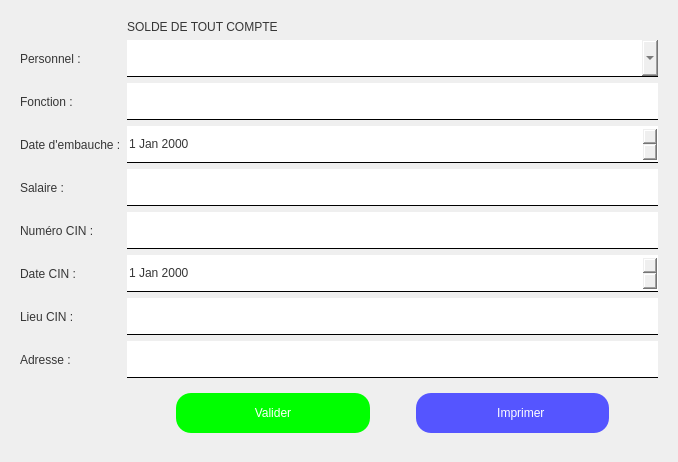
                 <widget class="QWidget" name="rh_fincontrat">
                  <attribute name="title">
                   <string>Fin de Contrat</string>
                  </attribute>
                  <layout class="QHBoxLayout" name="horizontalLayout_13">
                   <item>
                    <widget class="QWidget" name="rhCT1_2" native="true">
                     <property name="styleSheet">
                      <string notr="true">QLabel{
	font: 75 14pt &quot;Rockwell&quot;;
color:rgb(54, 54, 54);
}
QLineEdit, QComboBox{
	height: 36px;
	border:none;
	border-bottom: 1px solid black;
	font: 14pt &quot;Rockwell&quot;;
color:rgb(54, 54, 54);
}
QDateEdit{
	height: 36px;
	border:none;
	border-bottom: 1px solid black;
	font: 14pt &quot;Rockwell&quot;;
color:rgb(54, 54, 54);
}



</string>
                     </property>
                     <layout class="QGridLayout" name="gridLayout_6">
                      <item row="3" column="1">
                       <widget class="QDateEdit" name="ct_dateembauch_2"/>
                      </item>
                      <item row="1" column="0">
                       <widget class="QLabel" name="label_26">
                        <property name="text">
                         <string>Personnel :</string>
                        </property>
                       </widget>
                      </item>
                      <item row="4" column="0">
                       <widget class="QLabel" name="label_27">
                        <property name="text">
                         <string>Salaire :</string>
                        </property>
                       </widget>
                      </item>
                      <item row="9" column="1">
                       <widget class="QWidget" name="widget_16" native="true">
                        <property name="styleSheet">
                         <string notr="true"/>
                        </property>
                        <layout class="QHBoxLayout" name="horizontalLayout_7">
                         <item>
                          <spacer name="horizontalSpacer_14">
                           <property name="orientation">
                            <enum>Qt::Horizontal</enum>
                           </property>
                           <property name="sizeHint" stdset="0">
                            <size>
                             <width>40</width>
                             <height>20</height>
                            </size>
                           </property>
                          </spacer>
                         </item>
                         <item>
                          <widget class="QPushButton" name="ct_imprimer_2">
                           <property name="minimumSize">
                            <size>
                             <width>194</width>
                             <height>40</height>
                            </size>
                           </property>
                           <property name="maximumSize">
                            <size>
                             <width>197</width>
                             <height>40</height>
                            </size>
                           </property>
                           <property name="styleSheet">
                            <string notr="true">background:rgb(0, 255, 0);
font: 75 14pt &quot;Rockwell&quot;;
color:white;
border-radius:15px</string>
                           </property>
                           <property name="text">
                            <string>Valider</string>
                           </property>
                           <property name="iconSize">
                            <size>
                             <width>32</width>
                             <height>32</height>
                            </size>
                           </property>
                          </widget>
                         </item>
                         <item>
                          <spacer name="horizontalSpacer_15">
                           <property name="orientation">
                            <enum>Qt::Horizontal</enum>
                           </property>
                           <property name="sizeType">
                            <enum>QSizePolicy::Fixed</enum>
                           </property>
                           <property name="sizeHint" stdset="0">
                            <size>
                             <width>40</width>
                             <height>20</height>
                            </size>
                           </property>
                          </spacer>
                         </item>
                         <item>
                          <widget class="QPushButton" name="ct_valider_2">
                           <property name="minimumSize">
                            <size>
                             <width>193</width>
                             <height>40</height>
                            </size>
                           </property>
                           <property name="maximumSize">
                            <size>
                             <width>197</width>
                             <height>40</height>
                            </size>
                           </property>
                           <property name="styleSheet">
                            <string notr="true">background:rgb(85, 85, 255);
font: 75 14pt &quot;Rockwell&quot;;
color:white;
border-radius:15px;</string>
                           </property>
                           <property name="text">
                            <string>     Imprimer</string>
                           </property>
                           <property name="icon">
                            <iconset>
                             <normaloff>Images/Gestion du personnel/VST13133.png</normaloff>Images/Gestion du personnel/VST13133.png</iconset>
                           </property>
                           <property name="iconSize">
                            <size>
                             <width>32</width>
                             <height>32</height>
                            </size>
                           </property>
                          </widget>
                         </item>
                         <item>
                          <spacer name="horizontalSpacer_16">
                           <property name="orientation">
                            <enum>Qt::Horizontal</enum>
                           </property>
                           <property name="sizeHint" stdset="0">
                            <size>
                             <width>40</width>
                             <height>20</height>
                            </size>
                           </property>
                          </spacer>
                         </item>
                        </layout>
                       </widget>
                      </item>
                      <item row="5" column="1">
                       <widget class="QLineEdit" name="ct_numcin_2"/>
                      </item>
                      <item row="2" column="1">
                       <widget class="QLineEdit" name="ct_fonction_2">
                        <property name="text">
                         <string/>
                        </property>
                       </widget>
                      </item>
                      <item row="6" column="1">
                       <widget class="QDateEdit" name="ct_datecin_2"/>
                      </item>
                      <item row="8" column="0">
                       <widget class="QLabel" name="label_28">
                        <property name="text">
                         <string>Adresse :</string>
                        </property>
                       </widget>
                      </item>
                      <item row="5" column="0">
                       <widget class="QLabel" name="label_29">
                        <property name="text">
                         <string>Numéro CIN :</string>
                        </property>
                       </widget>
                      </item>
                      <item row="2" column="0">
                       <widget class="QLabel" name="label_30">
                        <property name="text">
                         <string>Fonction :</string>
                        </property>
                       </widget>
                      </item>
                      <item row="7" column="1">
                       <widget class="QLineEdit" name="ct_lieucin_2"/>
                      </item>
                      <item row="6" column="0">
                       <widget class="QLabel" name="label_31">
                        <property name="text">
                         <string>Date CIN :</string>
                        </property>
                       </widget>
                      </item>
                      <item row="7" column="0">
                       <widget class="QLabel" name="label_32">
                        <property name="text">
                         <string>Lieu CIN :</string>
                        </property>
                       </widget>
                      </item>
                      <item row="9" column="0">
                       <spacer name="verticalSpacer_8">
                        <property name="orientation">
                         <enum>Qt::Vertical</enum>
                        </property>
                        <property name="sizeHint" stdset="0">
                         <size>
                          <width>20</width>
                          <height>40</height>
                         </size>
                        </property>
                       </spacer>
                      </item>
                      <item row="3" column="0">
                       <widget class="QLabel" name="label_33">
                        <property name="text">
                         <string>Date d'embauche :</string>
                        </property>
                       </widget>
                      </item>
                      <item row="8" column="1">
                       <widget class="QLineEdit" name="ct_adresse_2"/>
                      </item>
                      <item row="4" column="1">
                       <widget class="QLineEdit" name="ct_salaire_2"/>
                      </item>
                      <item row="0" column="1">
                       <widget class="QLabel" name="label_34">
                        <property name="text">
                         <string>SOLDE DE TOUT COMPTE</string>
                        </property>
                       </widget>
                      </item>
                      <item row="1" column="1">
                       <widget class="QComboBox" name="comboBox_5"/>
                      </item>
                     </layout>
                    </widget>
                   </item>
                  </layout>
                 </widget>
